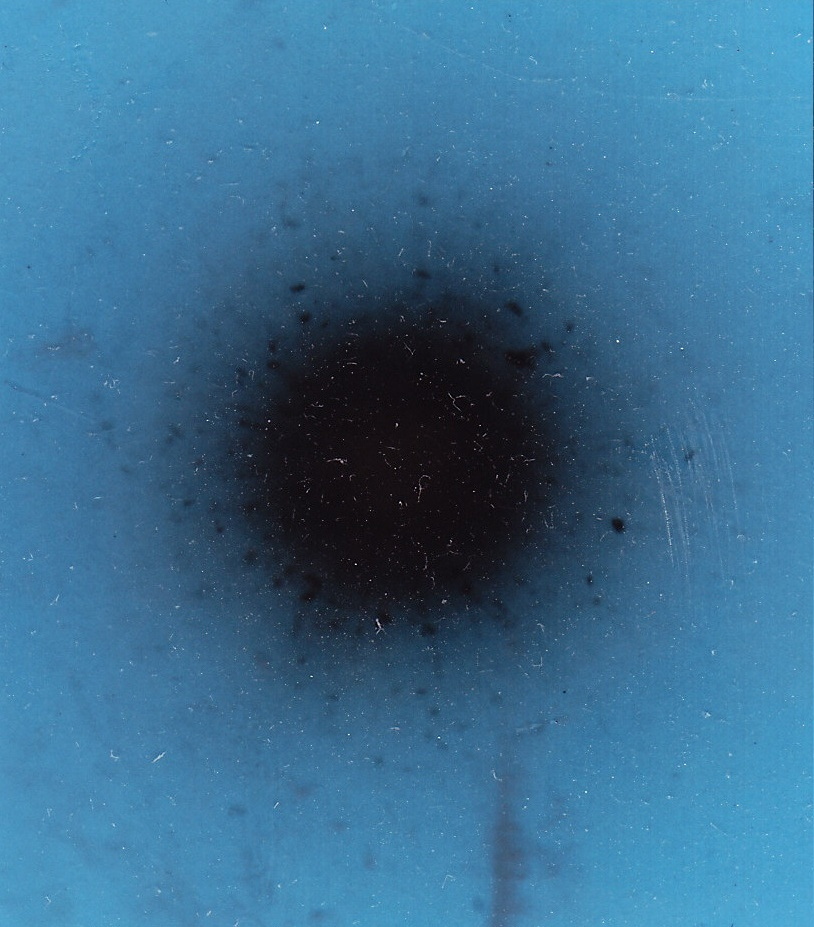
#> input picture debye/IMG.jpg, 814 x 927 px, found by its file name
$ python urea.py
#> lines starting #> are read from the running program, lines starting #| are printed output that depends on the picture
import numpy as np
import matplotlib.pyplot as plt
import cv2
from scipy import ndimage

# Load the user's image
image_path = './debye/IMG.jpg'
img = cv2.imread(image_path)
#> img is the input picture: shape (927, 814, 3); mean B, G, R 144.6, 109.9, 58
gray = cv2.cvtColor(img, cv2.COLOR_BGR2GRAY)
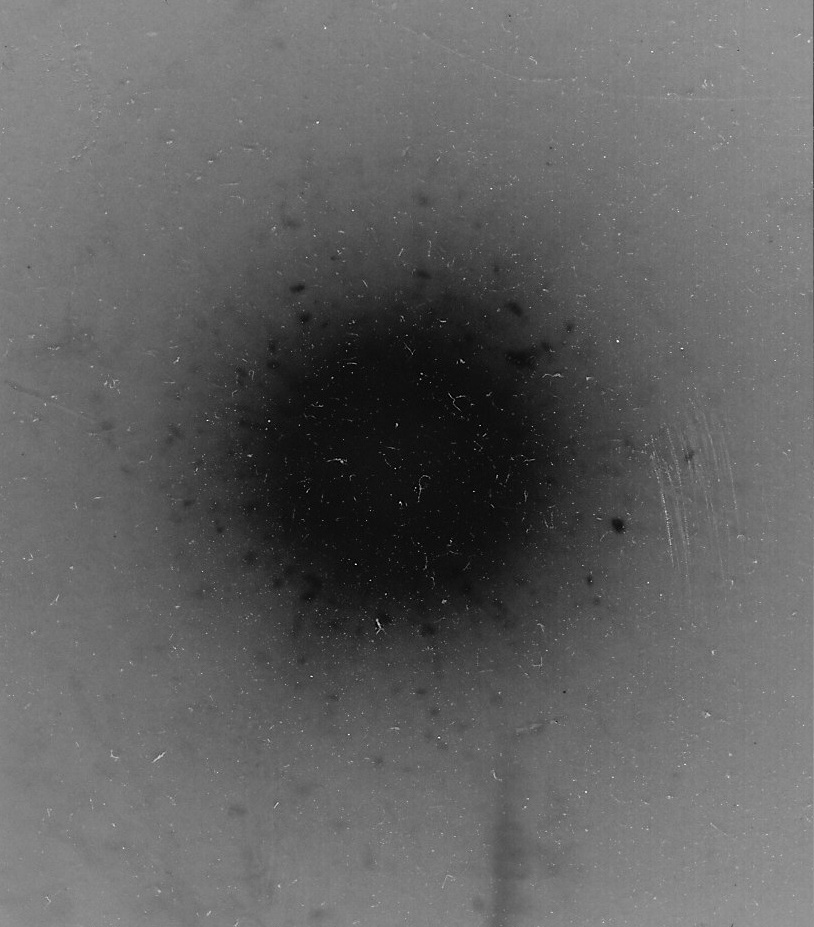
#> gray: shape (927, 814); min 0, max 250, mean 98.3

# Invert image so spots are bright (since they are dark in the original negative-style film)
# The original image has a dark center and dark spots on a lighter blue background.
# We want the dark spots to be high intensity peaks for detection.
inverted = 255 - gray
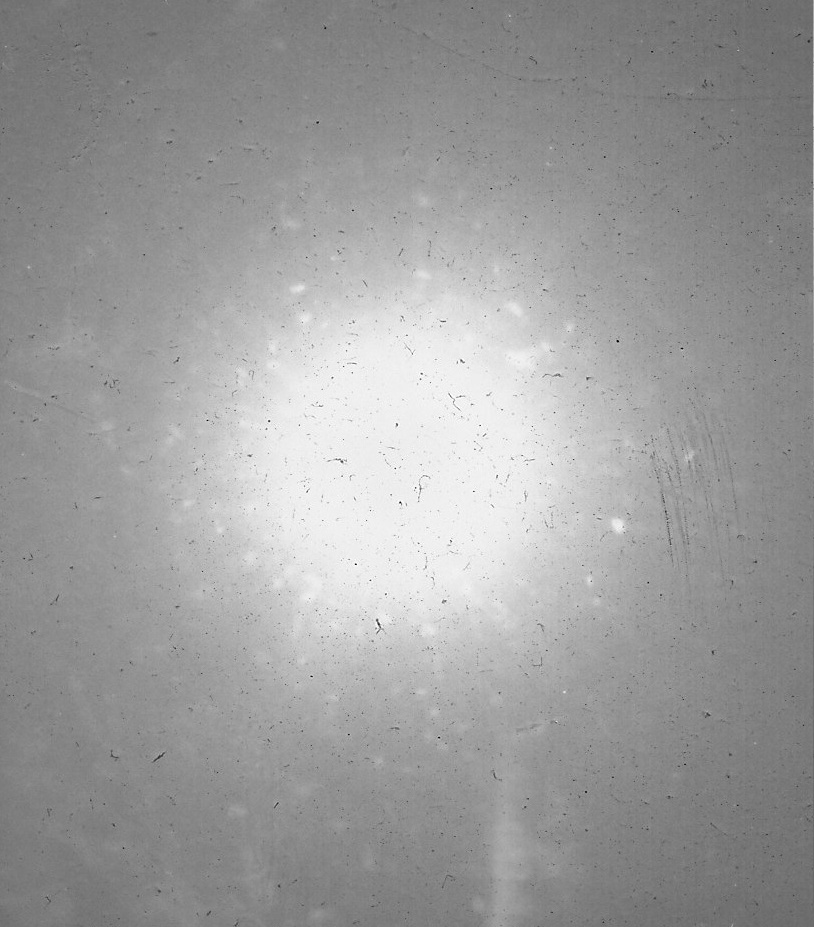
#> inverted: shape (927, 814); min 5, max 255, mean 156.7

# Apply CLAHE (Contrast Limited Adaptive Histogram Equalization) to bring out the spots
clahe = cv2.createCLAHE(clipLimit=3.0, tileGridSize=(8,8))
enhanced = clahe.apply(inverted)
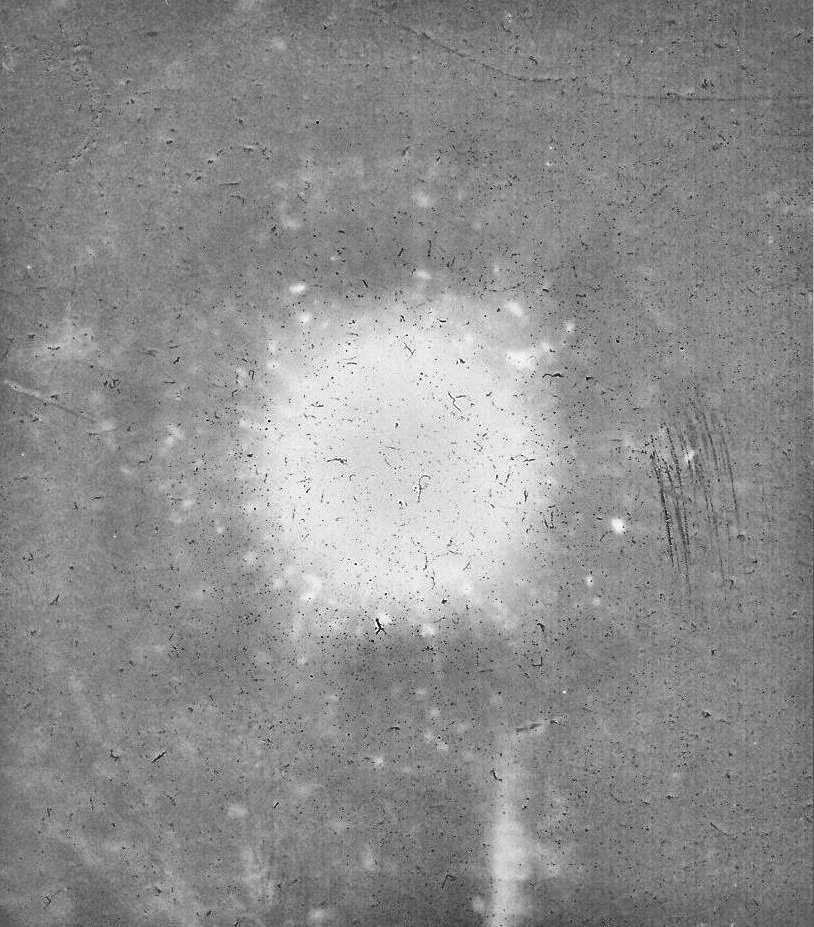
#> enhanced: shape (927, 814); min 3, max 255, mean 141.2

# Find the center of the diffraction pattern
# We assume the large dark blob (now bright) is the center.
# We smooth the image heavily to find the centroid of the main beam.
blurred = cv2.GaussianBlur(enhanced, (51, 51), 0)
(minVal, maxVal, minLoc, maxLoc) = cv2.minMaxLoc(blurred)
#> minVal = 80; maxVal = 230; minLoc = (453, 922); maxLoc = (375, 354)
center_x, center_y = maxLoc
#> center_x = 375; center_y = 354

# Calculate Radial Profile (Azimuthal Integration)
y, x = np.indices(enhanced.shape)
r = np.sqrt((x - center_x)**2 + (y - center_y)**2)
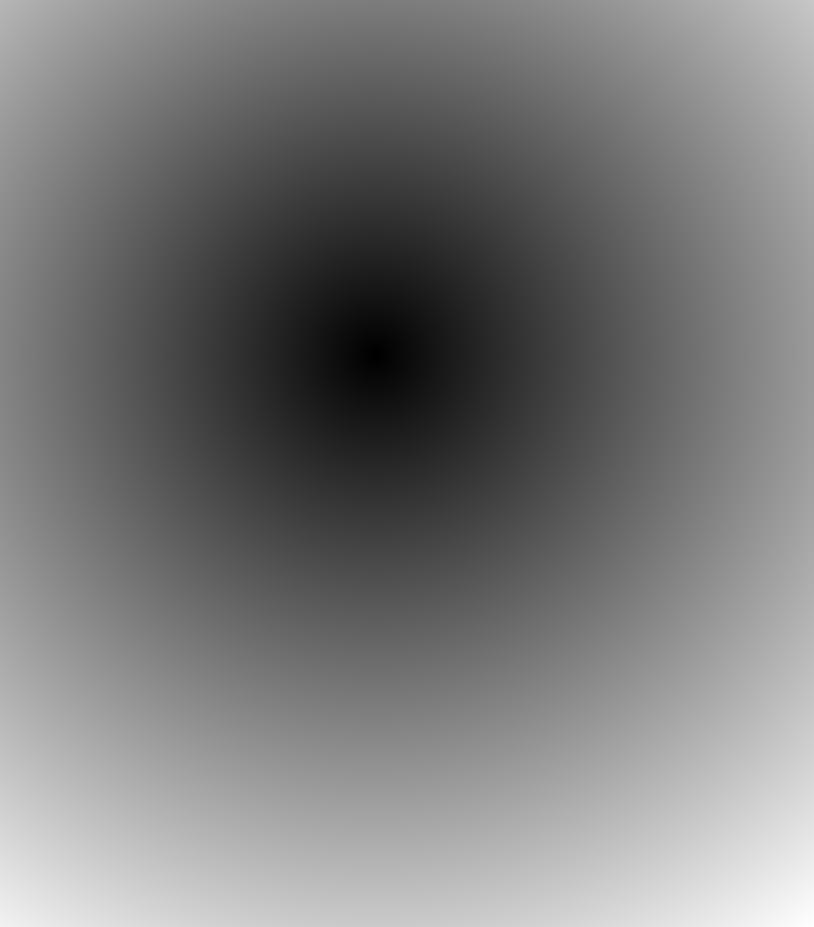
#> r: shape (927, 814) float64; min 0, max 720.4, mean 346.1; drawn with min black and max white
r = r.astype(np.int32)

# Bin the intensities by radius to find where the "rings" are strongest
tbin = np.bincount(r.ravel(), enhanced.ravel())
#> tbin = 721 values, max 287845 at index 343, min 88 at index 720, mean 147763.6
nr = np.bincount(r.ravel())
#> nr = 721 values, max 2232 at index 353, min 1 at index 0, mean 1046.6
radial_profile = tbin / nr
#> radial_profile = 721 values, max 237 at index 0, min 88 at index 720, mean 145.6

# Identify peaks in the radial profile (ignoring the central beam)
# The central beam usually dominates the first few pixels.
start_radius = 50 # skip the central blob
end_radius = 400  # approximate extent of valid data
search_area = radial_profile[start_radius:end_radius]
#> search_area = 350 values, max 208.2 at index 2, min 127.1 at index 329, mean 158.3

# Simple peak detection: find radii with local maxima
from scipy.signal import find_peaks
peaks, _ = find_peaks(search_area, height=np.mean(search_area)*1.1, distance=20)
#> peaks = [2, 28, 51, 72, 98]
peak_radii = peaks + start_radius
#> peak_radii = [52, 78, 101, 122, 148]

# Plotting
fig, ax = plt.subplots(1, 2, figsize=(12, 6))

# 1. Original Image with overlaid circles
ax[0].imshow(cv2.cvtColor(img, cv2.COLOR_BGR2RGB))
for radius in peak_radii:
    circle = plt.Circle((center_x, center_y), radius, color='red', fill=False, linewidth=1.5, alpha=0.6)
    ax[0].add_artist(circle)
#> this loop made 5 passes
#> radius on passes 1 to 5: 52, 78, 101, 122, 148
ax[0].scatter([center_x], [center_y], color='yellow', marker='x', s=100, label='Center')
ax[0].set_title("Urea Diffraction: Detected Rings Overlaid")
ax[0].axis('off')

# 2. Radial Intensity Profile
ax[1].plot(radial_profile)
ax[1].set_xlim(0, end_radius)
ax[1].set_title("Radial Intensity Profile")
ax[1].set_xlabel("Radius (pixels)")
ax[1].set_ylabel("Avg Intensity")
for radius in peak_radii:
    ax[1].axvline(x=radius, color='red', linestyle='--', alpha=0.5)
    ax[1].text(radius, ax[1].get_ylim()[1]*0.9, f'R={radius}', rotation=90, verticalalignment='top')

plt.tight_layout()
plt.savefig('urea_analysis.png')
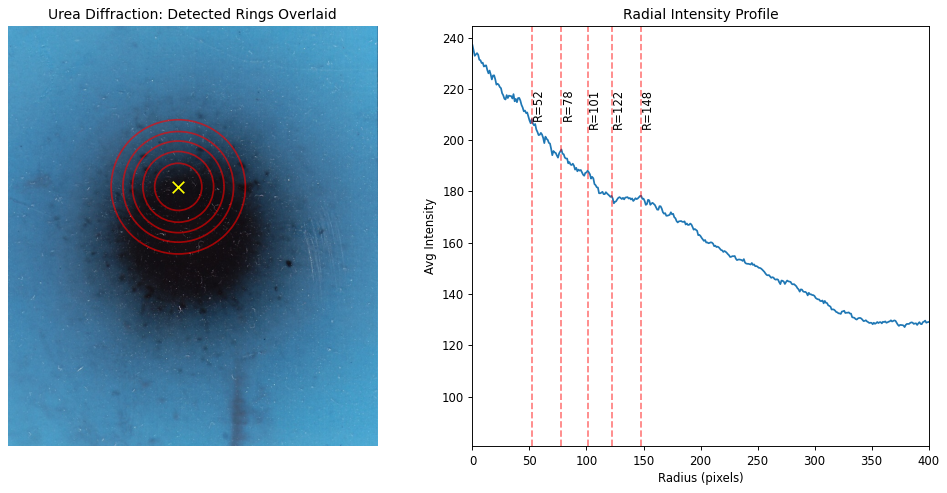
#> figure drawn by matplotlib, 2 panels; panel 2: curve peaks at x = 0, y = 237
